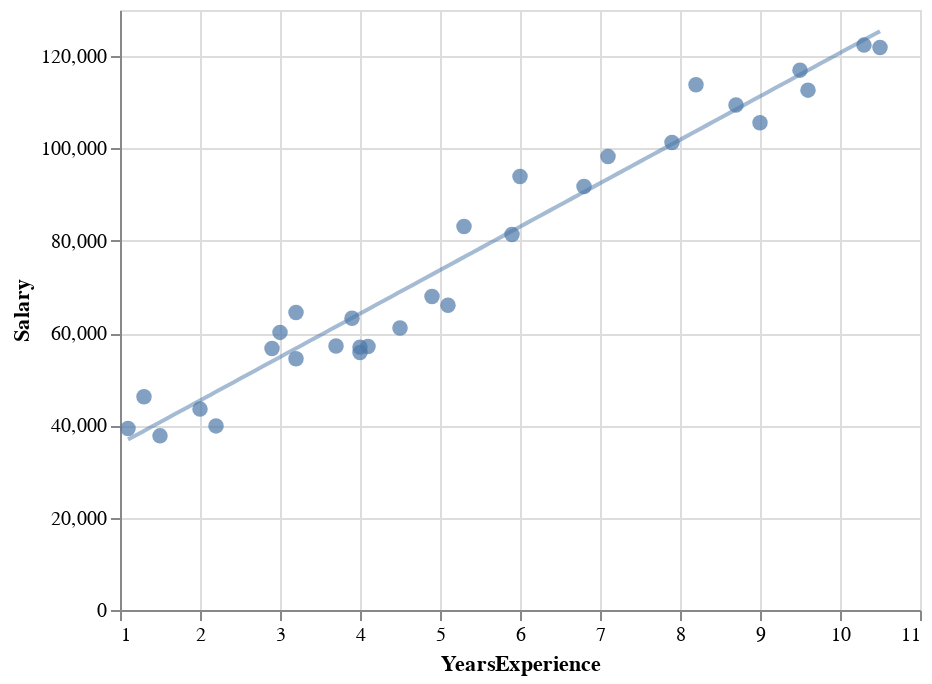

Here is the notebook cell this chart was saved with:
### Markdown cell above
<h5> Constructing HOP </h5>

### Code cell
points_chart = get_salary_points_chart()
salary_reg = get_one_bootstrap_salary_fit()
line_chart = get_salary_linear_fit_chart(salary_reg)
line_chart + points_chart

### Figure 1 — Vega-Lite specification as saved in the notebook (floating-point values rounded to 4 significant figures)
{"config": {"view": {"continuousWidth": 400, "continuousHeight": 300}}, "layer": [{"data": {"name": "data-ee7bcd261794952f1036769c8d568846"}, "mark": {"type": "line", "opacity": 0.5}, "encoding": {"x": {"field": "YearsExperience", "type": "quantitative"}, "y": {"field": "Salary", "type": "quantitative"}}}, {"data": {"name": "data-09773d8f115bcdd7976eced50e1ebdda"}, "mark": {"type": "circle", "size": 60}, "encoding": {"x": {"field": "YearsExperience", "type": "quantitative"}, "y": {"field": "Salary", "type": "quantitative"}}}], "$schema": "https://vega.github.io/schema/vega-lite/v4.17.0.json", "datasets": {"data-ee7bcd261794952f1036769c8d568846": [{"YearsExperience": 1.1, "Salary": 36930.0}, {"YearsExperience": 1.194, "Salary": 37810.0}, {"YearsExperience": 1.288, "Salary": 38700.0}, {"YearsExperience": 1.382, "Salary": 39580.0}, {"YearsExperience": 1.476, "Salary": 40470.0}, {"YearsExperience": 1.57, "Salary": 41350.0}, {"YearsExperience": 1.664, "Salary": 42240.0}, {"YearsExperience": 1.758, "Salary": 43120.0}, {"YearsExperience": 1.852, "Salary": 44010.0}, {"YearsExperience": 1.946, "Salary": 44890.0}, {"YearsExperience": 2.04, "Salary": 45780.0}, {"YearsExperience": 2.134, "Salary": 46660.0}, {"YearsExperience": 2.228, "Salary": 47550.0}, {"YearsExperience": 2.322, "Salary": 48430.0}, {"YearsExperience": 2.416, "Salary": 49320.0}, {"YearsExperience": 2.51, "Salary": 50200.0}, {"YearsExperience": 2.604, "Salary": 51080.0}, {"YearsExperience": 2.698, "Salary": 51970.0}, {"YearsExperience": 2.792, "Salary": 52850.0}, {"YearsExperience": 2.886, "Salary": 53740.0}, {"YearsExperience": 2.98, "Salary": 54620.0}, {"YearsExperience": 3.074, "Salary": 55510.0}, {"YearsExperience": 3.168, "Salary": 56390.0}, {"YearsExperience": 3.262, "Salary": 57280.0}, {"YearsExperience": 3.356, "Salary": 58160.0}, {"YearsExperience": 3.45, "Salary": 59050.0}, {"YearsExperience": 3.544, "Salary": 59930.0}, {"YearsExperience": 3.638, "Salary": 60820.0}, {"YearsExperience": 3.732, "Salary": 61700.0}, {"YearsExperience": 3.826, "Salary": 62590.0}, {"YearsExperience": 3.92, "Salary": 63470.0}, {"YearsExperience": 4.014, "Salary": 64360.0}, {"YearsExperience": 4.108, "Salary": 65240.0}, {"YearsExperience": 4.202, "Salary": 66130.0}, {"YearsExperience": 4.296, "Salary": 67010.0}, {"YearsExperience": 4.39, "Salary": 67900.0}, {"YearsExperience": 4.484, "Salary": 68780.0}, {"YearsExperience": 4.578, "Salary": 69670.0}, {"YearsExperience": 4.672, "Salary": 70550.0}, {"YearsExperience": 4.766, "Salary": 71440.0}, {"YearsExperience": 4.86, "Salary": 72320.0}, {"YearsExperience": 4.954, "Salary": 73200.0}, {"YearsExperience": 5.048, "Salary": 74090.0}, {"YearsExperience": 5.142, "Salary": 74970.0}, {"YearsExperience": 5.236, "Salary": 75860.0}, {"YearsExperience": 5.33, "Salary": 76740.0}, {"YearsExperience": 5.424, "Salary": 77630.0}, {"YearsExperience": 5.518, "Salary": 78510.0}, {"YearsExperience": 5.612, "Salary": 79400.0}, {"YearsExperience": 5.706, "Salary": 80280.0}, {"YearsExperience": 5.8, "Salary": 81170.0}, {"YearsExperience": 5.894, "Salary": 82050.0}, {"YearsExperience": 5.988, "Salary": 82940.0}, {"YearsExperience": 6.082, "Salary": 83820.0}, {"YearsExperience": 6.176, "Salary": 84710.0}, {"YearsExperience": 6.27, "Salary": 85590.0}, {"YearsExperience": 6.364, "Salary": 86480.0}, {"YearsExperience": 6.458, "Salary": 87360.0}, {"YearsExperience": 6.552, "Salary": 88250.0}, {"YearsExperience": 6.646, "Salary": 89130.0}, {"YearsExperience": 6.74, "Salary": 90020.0}, {"YearsExperience": 6.834, "Salary": 90900.0}, {"YearsExperience": 6.928, "Salary": 91790.0}, {"YearsExperience": 7.022, "Salary": 92670.0}, {"YearsExperience": 7.116, "Salary": 93560.0}, {"YearsExperience": 7.21, "Salary": 94440.0}, {"YearsExperience": 7.304, "Salary": 95320.0}, {"YearsExperience": 7.398, "Salary": 96210.0}, {"YearsExperience": 7.492, "Salary": 97090.0}, {"YearsExperience": 7.586, "Salary": 97980.0}, {"YearsExperience": 7.68, "Salary": 98860.0}, {"YearsExperience": 7.774, "Salary": 99750.0}, {"YearsExperience": 7.868, "Salary": 100600.0}, {"YearsExperience": 7.962, "Salary": 101500.0}, {"YearsExperience": 8.056, "Salary": 102400.0}, {"YearsExperience": 8.15, "Salary": 103300.0}, {"YearsExperience": 8.244, "Salary": 104200.0}, {"YearsExperience": 8.338, "Salary": 105100.0}, {"YearsExperience": 8.432, "Salary": 105900.0}, {"YearsExperience": 8.526, "Salary": 106800.0}, {"YearsExperience": 8.62, "Salary": 107700.0}, {"YearsExperience": 8.714, "Salary": 108600.0}, {"YearsExperience": 8.808, "Salary": 109500.0}, {"YearsExperience": 8.902, "Salary": 110400.0}, {"YearsExperience": 8.996, "Salary": 111300.0}, {"YearsExperience": 9.09, "Salary": 112100.0}, {"YearsExperience": 9.184, "Salary": 113000.0}, {"YearsExperience": 9.278, "Salary": 113900.0}, {"YearsExperience": 9.372, "Salary": 114800.0}, {"YearsExperience": 9.466, "Salary": 115700.0}, {"YearsExperience": 9.56, "Salary": 116600.0}, {"YearsExperience": 9.654, "Salary": 117400.0}, {"YearsExperience": 9.748, "Salary": 118300.0}, {"YearsExperience": 9.842, "Salary": 119200.0}, {"YearsExperience": 9.936, "Salary": 120100.0}, {"YearsExperience": 10.03, "Salary": 121000.0}, {"YearsExperience": 10.12, "Salary": 121900.0}, {"YearsExperience": 10.22, "Salary": 122800.0}, {"YearsExperience": 10.31, "Salary": 123600.0}, {"YearsExperience": 10.41, "Salary": 124500.0}, {"YearsExperience": 10.5, "Salary": 125400.0}], "data-09773d8f115bcdd7976eced50e1ebdda": [{"YearsExperience": 1.1, "Salary": 39340.0}, {"YearsExperience": 1.3, "Salary": 46200.0}, {"YearsExperience": 1.5, "Salary": 37730.0}, {"YearsExperience": 2.0, "Salary": 43520.0}, {"YearsExperience": 2.2, "Salary": 39890.0}, {"YearsExperience": 2.9, "Salary": 56640.0}, {"YearsExperience": 3.0, "Salary": 60150.0}, {"YearsExperience": 3.2, "Salary": 54440.0}, {"YearsExperience": 3.2, "Salary": 64440.0}, {"YearsExperience": 3.7, "Salary": 57190.0}, {"YearsExperience": 3.9, "Salary": 63220.0}, {"YearsExperience": 4.0, "Salary": 55790.0}, {"YearsExperience": 4.0, "Salary": 56960.0}, {"YearsExperience": 4.1, "Salary": 57080.0}, {"YearsExperience": 4.5, "Salary": 61110.0}, {"YearsExperience": 4.9, "Salary": 67940.0}, {"YearsExperience": 5.1, "Salary": 66030.0}, {"YearsExperience": 5.3, "Salary": 83090.0}, {"YearsExperience": 5.9, "Salary": 81360.0}, {"YearsExperience": 6.0, "Salary": 93940.0}, {"YearsExperience": 6.8, "Salary": 91740.0}, {"YearsExperience": 7.1, "Salary": 98270.0}, {"YearsExperience": 7.9, "Salary": 101300.0}, {"YearsExperience": 8.2, "Salary": 113800.0}, {"YearsExperience": 8.7, "Salary": 109400.0}, {"YearsExperience": 9.0, "Salary": 105600.0}, {"YearsExperience": 9.5, "Salary": 117000.0}, {"YearsExperience": 9.6, "Salary": 112600.0}, {"YearsExperience": 10.3, "Salary": 122400.0}, {"YearsExperience": 10.5, "Salary": 121900.0}]}}
